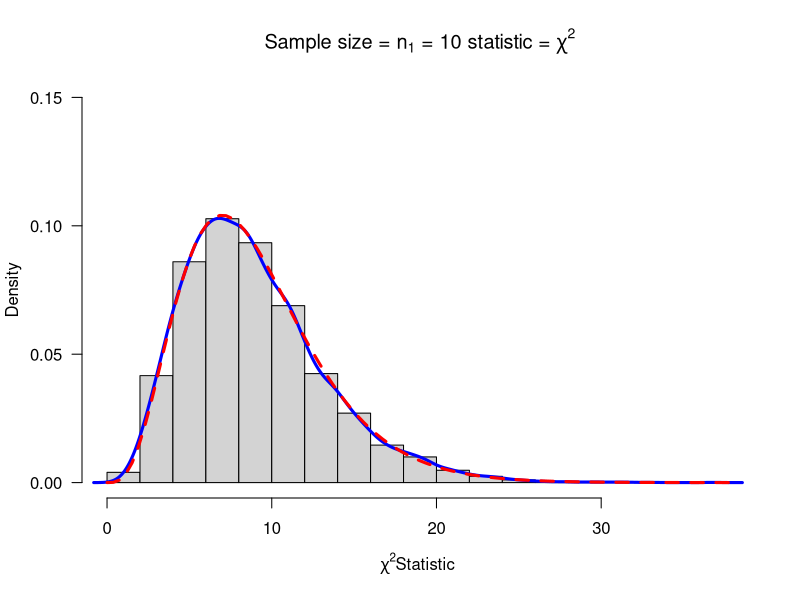

Reproduce this figure in R. (Note: this script raises an error after producing the figure.)



################
## mychisim() ##
################################################################################
# =>This is a Chi-square statistic simulated as a .R function,
#     and uses the rnorm() function to make a sample from
#     population data.
# =>Returns: 'w' or shi-square
#
# =>Variables:
#       - data1.mat ; Data matrix used to hold rnorm() sample data
#       - ssq1      ; "S" squared which is the sample variance
# =>User Inputs:
#       - n1     ; sample size desired
#       - sigma1 ; Standard Deviaton of the population
#                     (sigma1^2 is the pop variance)
#       - mean1  ; Mean of the population
#       - iter   ; Iterations of the function to be carried out, or
#                   "iter" amount of samples of size "n1"
#       - ymax   ; User defined to fit the y-axis of the output
#                     graphs for analysis
#
mychisim<-function(n1=10,sigma1=3,mean1=5,iter=1000,ymax=0.1,...){
  # Generate the "iter" amount of samples using rnorm
  y1=rnorm(n1*iter,mean=mean1,sd=sigma1)
  # Define dimension of data matrix by user input
  data1.mat=matrix(y1,nrow=n1,ncol=iter,byrow=TRUE)
  # Define ssq1
  ssq1=apply(data1.mat,2,var)
  # chi-sqaure Statistic
  #  denoted as 'w'
  w=(n1-1)*ssq1/sigma1^2
  # Histogram
  #   - User Input Adaptive labels
  hist(w,freq=FALSE, ylim=c(0,ymax),
       main=substitute(paste("Sample size = ",n[1]," = ",n1," statistic = ",chi^2)),
       xlab=expression(paste(chi^2, "Statistic",sep=" ")), las=1)
  # Creates density plot lines on-top of histogram
  lines(density(w),col="Blue",lwd=3)
   # Creates theoretical curve on-top of histogram
  curve(dchisq(x,n1-1),add=TRUE,col="Red",lty=2,lwd=3)
  # Adaptive Title:
  # mathematical annotation -see ?plotmath
  title=expression(chi^2==frac((n[1]-1)*s^2,sigma^2))
  # Legend placed using locater/coordinates if in .rmd
  legend(locator(1),c("Simulated","Theoretical"),col=c("Blue","Red"),lwd=4,lty=1:2,bty="n",title=title)
  ### Function Return ###
  return(list(w=w,summary=summary(w),sd=sd(w),fun="Chi-sq"))
}
# Function examples:                 ###########################################
windows()                            #
chisq=mychisim(iter=10000,ymax=0.15) #
######################################



################
## mychisim2() ##
################################################################################
# =>This is a Chi-square statistic simulated as a .R function,
#     and uses the rnorm() function to make samples from 2
#     sets of population data.
# =>Returns: 'w' or shi-square
#
# =>Variables: (1 or 2 denotes the population; ie data2.mat)
#       - data1.mat ; Data matrix used to hold rnorm() sample data
#       - ssq1      ; "S" squared which is the sample variance
# =>User Inputs:
#       - n1     ; sample size desired
#       - sigma1 ; Standard Deviaton of the population
#                     (sigma1^2 is the pop variance)
#       - mean1  ; Mean of the population
#       - iter   ; Iterations of the function to be carried out, or
#                   "iter" amount of samples of size "n1"
#       - ymax   ; User defined to fit the y-axis of the output
#                     graphs for analysis
#
mychisim2<-function(n1=10,n2=14,sigma1=3,sigma2=3,mean1=5,mean2=10,iter=1000,ymax=0.07,...){
  # Generate the 1st set of "iter" amount of samples using rnorm
  y1=rnorm(n1*iter,mean=mean1,sd=sigma1)
  # Generate the 2nd set of "iter" amount of samples using rnorm
  y2=rnorm(n2*iter,mean=mean2,sd=sigma2)
  # Define dimension of data matrix by user input
  data1.mat=matrix(y1,nrow=n1,ncol=iter,byrow=TRUE)
  data2.mat=matrix(y2,nrow=n2,ncol=iter,byrow=TRUE)
  # Define ssq1
  ssq1=apply(data1.mat,2,var)
  ssq2=apply(data2.mat,2,var)
  # pooled s squared 'ssq1' & 'ssq2'
  spsq=((n1-1)*ssq1 + (n2-1)*ssq2)/(n1+n2-2)
  # chi-sqaure Statistic
  #  denoted as 'w'
  #  -sigma1=sigma2
  w=(n1+n2-2)*spsq/(sigma1^2)
  # Histogram
  #   - User Input Adaptive labels
  hist(w,freq=FALSE, ylim=c(0,ymax),
       main=substitute(paste("Sample size = ",n[1]+n[2]," = ",n1+n2," statistic = ",chi^2)),
       xlab=expression(paste(chi^2, "Statistic",sep=" ")), las=1)
  # Creates density plot lines on-top of histogram
  lines(density(w),col="Blue",lwd=3)
  # Creates theoretical curve on-top of histogram
  curve(dchisq(x,n1+n2-2),add=TRUE,col="Red",lty=2,lwd=3)
  # Adaptive Title:
  # mathematical annotation -see ?plotmath
  title=expression(chi^2==frac((n[1]+n[2]-2)*S[p]^2,sigma^2))
  # Legend placed using locater/coordinates if in .rmd
  legend(locator(1),c("Simulated","Theoretical"),col=c("Blue","Red"),lwd=4,lty=1:2,bty="n",title=title)
  ### Function Return ###
  return(list(w=w,summary=summary(w),sd=sd(w),fun="Chi-sq"))
}
# Function examples:  ##########################################################
windows()             #
mychisim2(iter=10000) #
#######################

################
## myTsim2()  ##
################################################################################
# =>


# =>Returns: 'w' or shi-square
#
# =>Variables: (1 or 2 denotes the population; ie data2.mat)
#       - data.mat  ; Data matrix used to hold rnorm() sample data
#       - ssq       ; "S" squared which is the sample variance
# =>User Inputs:
#       - n      ; sample size desired
#       - sigma  ; Standard Deviaton of the population
#                     (sigma1^2 is the pop variance)
#       - mean   ; Mean of the population
#       - iter   ; Iterations of the function to be carried out, or
#                   "iter" amount of samples of size "n1"
#       - ymax   ; User defined to fit the y-axis of the output
#
myTsim2<-function(n1=10,n2=14,sigma1=3,sigma2=3,mean1=5,mean2=10,iter=1000,ymax=0.5,...){
  y1=rnorm(n1*iter,mean=mean1,sd=sigma1)# generate iter samples of size n1
  y2=rnorm(n2*iter,mean=mean2,sd=sigma2)
  data1.mat=matrix(y1,nrow=n1,ncol=iter,byrow=TRUE) # Each column is a sample size n1
  data2.mat=matrix(y2,nrow=n2,ncol=iter,byrow=TRUE)
  ssq1=apply(data1.mat,2,var) # ssq1 is s squared
  ybar1= apply(data1.mat,2,mean)
  ssq2=apply(data2.mat,2,var)
  ybar2=apply(data2.mat,2,mean)
  spsq=((n1-1)*ssq1 + (n2-1)*ssq2)/(n1+n2-2) # pooled s squared
  w=((ybar1-ybar2)-(mean1-mean2))/sqrt(spsq*(1/n1+1/n2))#sigma1=sigma2,  Chi square stat
  hist(w,freq=FALSE, ylim=c(0,ymax), # Histogram with annotation
       main=substitute(paste("Sample size = ",n[1]+n[2]," = ",n1+n2," statistic = ",T)),
       xlab=paste(" T Statistic",sep=""), las=1)
  lines(density(w),col="Blue",lwd=3) # add a density plot
  curve(dt(x,n1+n2-2),add=TRUE,col="Red",lty=2,lwd=3) # add a theoretical curve
  title=expression(T==frac((bar(Y)[1]-bar(Y)[2])-(mu[1]-mu[2]),S[p]*sqrt(frac(1,n[1])+frac(1,n[2])))) #mathematical annotation -see ?plotmath
  legend(2,0.2,c("Simulated","Theoretical"),col=c("Blue","Red"),lwd=4,lty=1:2,bty="n",title=title)# Legend #
  return(list(w=w,summary=summary(w),sdw=sd(w),fun="T")) # some output to use if needed
}
# Function examples:  ##########################################################
windows()             #
myTsim2(iter=10000)   #
#######################


################
## myFsim2()  ##
################################################################################
# =>


# =>Returns: 'w' or shi-square
#
# =>Variables: (1 or 2 denotes the population; ie data2.mat)
#       - data.mat  ; Data matrix used to hold rnorm() sample data
#       - ssq       ; "S" squared which is the sample variance
# =>User Inputs:
#       - n      ; sample size desired
#       - sigma  ; Standard Deviaton of the population
#                     (sigma1^2 is the pop variance)
#       - mean   ; Mean of the population
#       - iter   ; Iterations of the function to be carried out, or
#                   "iter" amount of samples of size "n1"
#       - ymax   ; User defined to fit the y-axis of the output
#
myFsim2<-function(n1=10,n2=14,sigma1=3,sigma2=2,mean1=5,mean2=10,iter=1000,ymax=0.9,...){
  y1=rnorm(n1*iter,mean=mean1,sd=sigma1)# generate iter samples of size n1
  y2=rnorm(n2*iter,mean=mean2,sd=sigma2)
  data1.mat=matrix(y1,nrow=n1,ncol=iter,byrow=TRUE) # Each column is a sample size n1
  data2.mat=matrix(y2,nrow=n2,ncol=iter,byrow=TRUE)
  ssq1=apply(data1.mat,2,var) # ssq1 is s squared
  ssq2=apply(data2.mat,2,var)
  #spsq=((n1-1)*ssq1 + (n2-1)*ssq2)/(n1+n2-2) # pooled s squared
  w=ssq1*sigma2^2/(ssq2*sigma1^2) #
  hist(w,freq=FALSE, ylim=c(0,ymax), # Histogram with annotation
       main=substitute(paste("Sample size = ",n[1]+n[2]," = ",n1+n2," statistic = ",F)),
       xlab=paste("F Statistic",sep=""), las=1)
  lines(density(w),col="Blue",lwd=3) # add a density plot
  curve(df(x,n1-1,n2-1),xlim=c(0,6),add=TRUE,col="Red",lty=2,lwd=3) # add a theoretical curve
  title=expression(F==frac(s[1]^2,s[2]^2)*frac(sigma[2]^2,sigma[1]^2)) #mathematical annotation -see ?plotmath
  legend(6,0.5,c("Simulated","Theoretical"),col=c("Blue","Red"),lwd=4,lty=1:2,bty="n",title=title)# Legend #
  return(list(w=w,summary=summary(w),sd=sd(w),fun="F")) # some output to use if needed
}
myFsim2(iter=10000)
